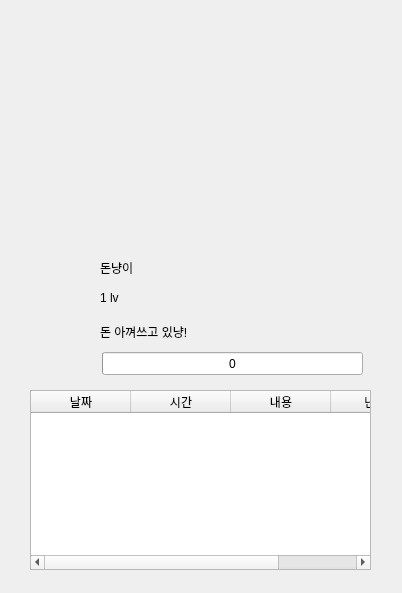
<?xml version="1.0" encoding="UTF-8"?>
<ui version="4.0">
 <class>Dialog</class>
 <widget class="QDialog" name="Dialog">
  <property name="geometry">
   <rect>
    <x>0</x>
    <y>0</y>
    <width>402</width>
    <height>593</height>
   </rect>
  </property>
  <property name="windowTitle">
   <string>Dialog</string>
  </property>
  <property name="windowIcon">
   <iconset>
    <normaloff>../images/IMG_3253.ico</normaloff>../images/IMG_3253.ico</iconset>
  </property>
  <widget class="QProgressBar" name="exp_progressBar">
   <property name="geometry">
    <rect>
     <x>102</x>
     <y>352</y>
     <width>261</width>
     <height>23</height>
    </rect>
   </property>
   <property name="maximum">
    <number>10</number>
   </property>
   <property name="value">
    <number>0</number>
   </property>
   <property name="format">
    <string>%p</string>
   </property>
  </widget>
  <widget class="QLabel" name="label">
   <property name="geometry">
    <rect>
     <x>100</x>
     <y>262</y>
     <width>56</width>
     <height>12</height>
    </rect>
   </property>
   <property name="styleSheet">
    <string notr="true">font: 9pt &quot;경기천년바탕 Regular&quot;;</string>
   </property>
   <property name="text">
    <string>돈냥이</string>
   </property>
  </widget>
  <widget class="QLabel" name="label_3">
   <property name="geometry">
    <rect>
     <x>100</x>
     <y>324</y>
     <width>151</width>
     <height>16</height>
    </rect>
   </property>
   <property name="styleSheet">
    <string notr="true">font: 9pt &quot;경기천년바탕 Regular&quot;;</string>
   </property>
   <property name="text">
    <string>돈 아껴쓰고 있냥!</string>
   </property>
  </widget>
  <widget class="QLabel" name="label_4">
   <property name="geometry">
    <rect>
     <x>100</x>
     <y>292</y>
     <width>56</width>
     <height>12</height>
    </rect>
   </property>
   <property name="styleSheet">
    <string notr="true">font: 9pt &quot;경기천년바탕 Regular&quot;;</string>
   </property>
   <property name="text">
    <string>1 lv</string>
   </property>
  </widget>
  <widget class="QTableWidget" name="tableWidget">
   <property name="geometry">
    <rect>
     <x>30</x>
     <y>390</y>
     <width>341</width>
     <height>180</height>
    </rect>
   </property>
   <column>
    <property name="text">
     <string>날짜</string>
    </property>
   </column>
   <column>
    <property name="text">
     <string>시간</string>
    </property>
   </column>
   <column>
    <property name="text">
     <string>내용</string>
    </property>
   </column>
   <column>
    <property name="text">
     <string>난이도</string>
    </property>
   </column>
  </widget>
 </widget>
 <resources/>
 <connections/>
</ui>
